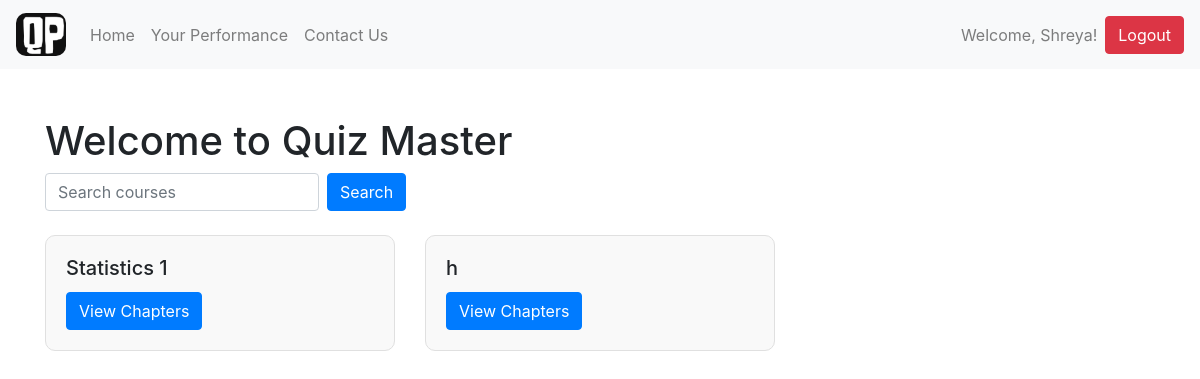
/ (signed in), run on the app's committed database.
### models.py (models this page shows, shortened)
class User(db.Model):
    __tablename__ = "users"
    id = db.Column(db.Integer, primary_key=True)
    username = db.Column(db.String(120), unique=True, nullable=False)
    password_hash = db.Column(db.String(128), nullable=False)
    full_name = db.Column(db.String(100), nullable=False)
    qualification = db.Column(db.String(100), nullable=False)
    dob = db.Column(db.Date, nullable=False)
    is_admin = db.Column(db.Boolean, default=False)

class Course(db.Model):
    __tablename__ = "courses"
    id = db.Column(db.Integer, primary_key=True)
    name = db.Column(db.String(100), nullable=False)
    category = db.Column(db.String(80))
    chapters = db.relationship('Chapter', back_populates='related_course')
    quizzes = db.relationship('Quiz', back_populates='related_course')

### routes.py (the view)
@app.route('/')
def home():
    user_id = session.get('user_id')
    user = User.query.get(user_id) if user_id else None
    search_query = request.args.get('query', '').strip()
    courses = []
    if user:
        if search_query:
            courses = Course.query.filter(
                Course.category == user.qualification,
                Course.name.ilike(f"%{search_query}%")
            ).all()
        else:
            courses = Course.query.filter_by(category=user.qualification).all()
    return render_template('HomePage.html', user=user, courses=courses)

### app.py (called while the page is built)
@app.before_request
def create_tables():
    init_db(app)

### models.py (called while the page is built, shortened)
def init_db(app):
    with app.app_context():
        db.create_all()

### templates/HomePage.html (shortened to what this page needs)
<!DOCTYPE html>
<html lang="en">
<head>
    <link href="https://stackpath.bootstrapcdn.com/bootstrap/4.5.2/css/bootstrap.min.css" rel="stylesheet">
</head>
<body>
    <nav class="navbar navbar-expand-lg navbar-light bg-light">
        <a class="navbar-brand" href="#">
            <img src="{{ url_for('static', filename='images/logo.png') }}" alt="Logo" style="max-width: 50px; border-radius: 10px;">
        </a>
        <div class="collapse navbar-collapse" id="navbarNav">
            <ul class="navbar-nav mr-auto">
                <li class="nav-item"><a class="nav-link" href="#">Home</a></li>
                <li class="nav-item"><a class="nav-link" href="{{ url_for('routes.user_stats') }}">Your Performance</a></li>
                <li class="nav-item"><a class="nav-link" href="{{ url_for('routes.contact') }}">Contact Us</a></li>
            </ul>
            {% if user %}
                <span class="navbar-text">Welcome, {{ user.full_name }}!</span>
                <a class="btn btn-danger ml-2" href="{{ url_for('routes.logout') }}">Logout</a>
            {% else %}
                <a class="btn btn-primary" href="{{ url_for('routes.login') }}">Log In</a>
                <a class="btn btn-secondary ml-2" href="{{ url_for('routes.register') }}">Sign Up</a>
            {% endif %}
        </div>
    </nav>
    <div class="container mt-5">
        <h1>Welcome to Quiz Master</h1>
        {% if user %}
        <form method="GET" action="#" class="form-inline mb-4">
            <input type="text" name="query" class="form-control mr-2" placeholder="Search courses" value="{{ request.args.get('query', '') }}" required>
            <button type="submit" class="btn btn-primary">Search</button>
        </form>
        {% endif %}
    <div class="row">
        {% for course in courses %}
            <div class="col-md-4">
                <div class="course-card">
                    <h5 class="card-title">{{ course.name }}</h5>
                    <a href="{{ url_for('routes.student_chapters', course_id=course.id) }}" class="btn btn-primary">View Chapters</a>
                </div>
            </div>
        {% endfor %}
    </div>
    </div>
</body>
</html>

### templates/HomePage.html (style rules this page uses)
.course-card { border: 1px solid #e0e0e0; border-radius: 10px; padding: 20px; margin-bottom: 20px; background-color: #f9f9f9; transition: box-shadow 0.3s; }

### data on the page
User: full_name "Shreya"
Course: name "Statistics 1"
Course: name "h"
